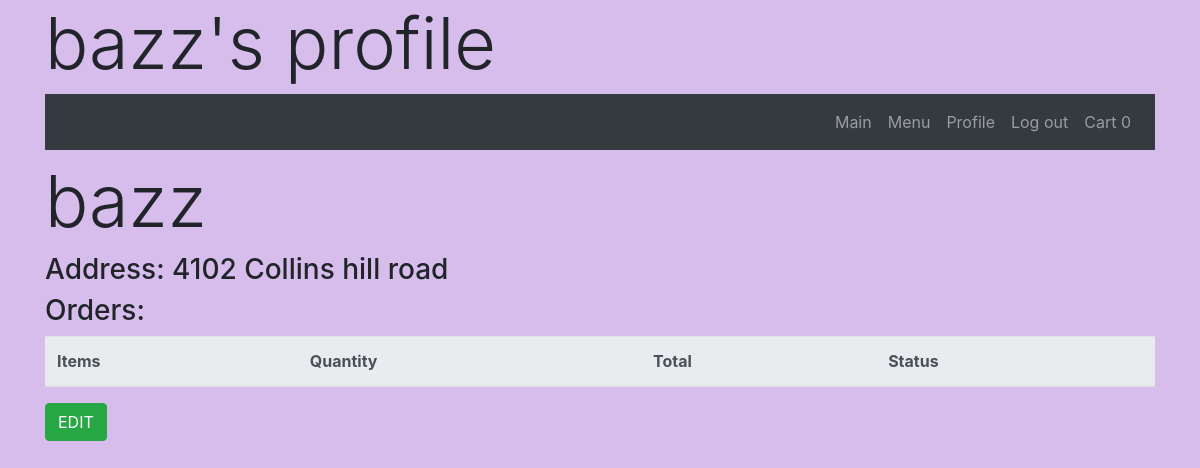
/bazz/ (signed in), run on an earlier commit of the app's database.
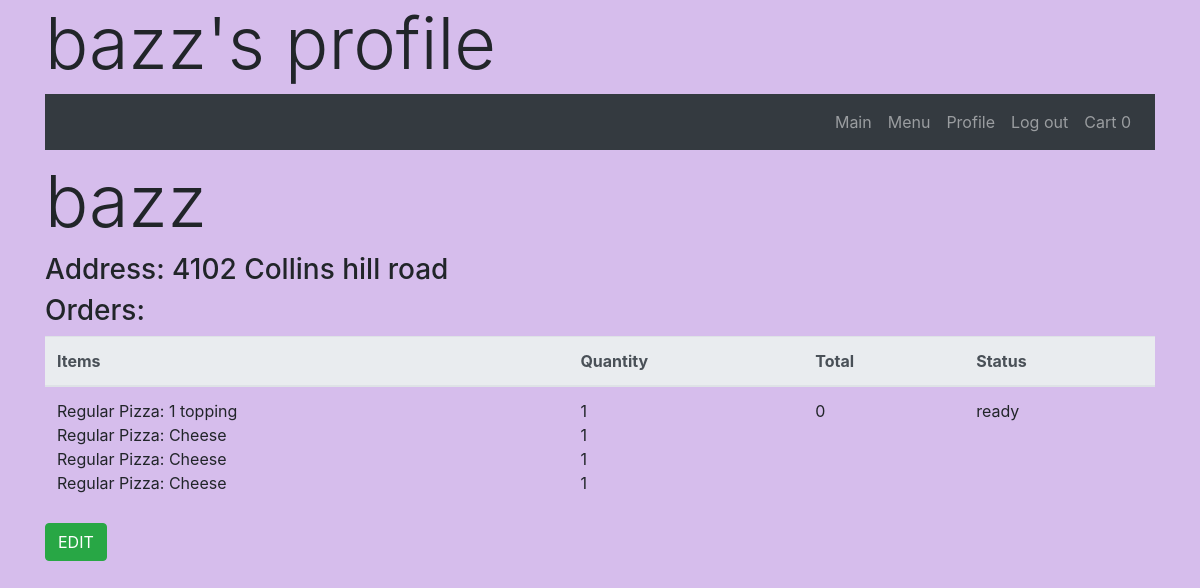
And on a later commit of the database.
### orders/models.py (models this page shows, shortened)
class Cart(models.Model):
    item = models.ForeignKey(MenuItem,on_delete=models.CASCADE, related_name='cart_items', null=True, blank = True)
    user = models.ForeignKey(User, on_delete = models.CASCADE, related_name='user_cart', blank = False, null = False)
    amount = models.IntegerField()
    toppings = models.ManyToManyField(Kind, blank = True, related_name = 'cart_topings')
    placed = models.BooleanField(default=False)
    def total_price(self):
        output = 0
        for cart in self.user.profile.carts.filter(placed=False):
            output+=cart.price()
        return round(output,2)
    def __str__(self):
        return f"ID:{self.id} Placed: {self.placed} User: {self.user} Cart item: {self.item} Toppings: {self.item} "

class MenuItem(models.Model):
    category = models.ForeignKey(Category, on_delete=models.CASCADE, related_name="categories", blank = True, null = True)
    size = models.ForeignKey(Size, on_delete=models.CASCADE, related_name="sizes", blank = True, null = True)
    price = models.FloatField(blank=True, null = True)
    kind = models.ForeignKey(Kind,on_delete=models.CASCADE, related_name='kinds')
    menu_priority = models.IntegerField(default = 100)
    def __str__(self):
        if str(self.category) != 'Toppings':
            return f'{self.category}: {self.kind}'
        return f'{self.category}: {self.kind}'
    class Meta:
        ordering = ['-category', 'price', 'size']

class Category(models.Model):
    category =  models.CharField(max_length=64)
    sizes = models.ManyToManyField(Size, related_name="cat_sizes", blank = True, null = True)
    kinds = models.ManyToManyField(Kind, related_name='cat_kinds', blank = False)
    menu_priority = models.IntegerField(default = 100)
    no_price=models.BooleanField(default=False)
    toppings = models.BooleanField(default=False)
    addable = models.BooleanField(default=False)
    def __str__(self):
        return f'{self.category}'
    class Meta:
        ordering = ['menu_priority']

class Kind(models.Model):
    kind = models.CharField(max_length=64)
    menu_priority = models.IntegerField(default = 100)
    toppings_allowed = models.IntegerField(default = 0)
    def __str__(self):
        return f'{self.kind}'
    class Meta:
        ordering = ['-menu_priority']

class Order(models.Model):
    item = models.ManyToManyField(Cart, related_name='order_items')
    user = models.ForeignKey(User, on_delete=models.CASCADE, related_name='user_order', blank=False, null = False)
    status = models.ForeignKey(OrderStatus,on_delete = models.CASCADE, related_name='order_statuses', blank = False, null = False)
    def __str__(self):
        return f'User: {self.user} content: {self.item.all()} status: {self.status}'

class Profile(models.Model):
    user = models.OneToOneField(User, on_delete=models.CASCADE)
    address = models.CharField(max_length=256, blank=True)
    orders = models.ManyToManyField(Order, related_name='users_order', blank = True)
    firstname = models.CharField(max_length=64, blank = True)
    lastname = models.CharField(max_length=64, blank = True)
    carts = models.ManyToManyField(Cart, related_name='users_carts', blank = True)

class OrderStatus(models.Model):
    status = models.CharField(max_length=64)
    def __str__(self):
        return f"{self.status}"

### orders/views.py (the view)
# urls.py: path('<str:user>/', views.profile_open, name = 'profile'),
def profile_open(request, user):
     if request.user.is_authenticated and str(request.user) == user:
        content={
            'user' : User.objects.get(username=user),
            'Auth' : request.user.is_authenticated
        }
        u = User.objects.get(username=user)
        print(u.profile.orders.all())
        return render(request,'orders/profile.html', content)

### orders/templates/orders/profile.html (shortened to what this page needs)
{% extends 'orders/base.html'%}
{%block h1%} <h1 class="title container display-3">{{user}}'s profile</h1> {%endblock%}
{% block body%}
    <div class="container">
        <h2 class="display-3">{{user}}</h2>
        {%if user.profile.address %}
        <h3>Address: {{user.profile.address}}</h3>
        {%endif%}
        <table class='table w-100'>
            <h3>Orders:</h3>
            <thead class='thead-light'>
                <tr>
                    <th>Items</th>
                    <th>Quantity</th>
                    <th>Total</th>
                    <th>Status</th>
                </tr>
            </thead>
            <tbody>
                {%for order in user.profile.orders.all%}
                <tr>
                    <td>
                        {%for item in order.item.all%}
                        <div> {{item.item}}</div>
                        {%endfor%}
                    </td>
                    <td>
                        {%for item in order.item.all%}
                        <div> {{item.amount}}</div>
                        {%endfor%}
                    </td>
                    <td>
                        <div> {{order.item.first.total_price}}</div>
                    </td>
                    <td>
                        <div> {{order.status}}</div>
                    </td>
                </tr>
                {%endfor%}
            </tbody>
        </table>
        <a href="edit/"><button class="btn btn-success">EDIT</button></a>
    </div>
{%endblock%}

What changed in the data, as far as the page shows it:
added Order: item.first.total_price "0", status "ready"
added Cart: item "Regular Pizza: 1 topping", amount "1"
added Cart: item "Regular Pizza: Cheese", amount "1"
added Cart: item "Regular Pizza: Cheese", amount "1"
added Cart: item "Regular Pizza: Cheese", amount "1"
